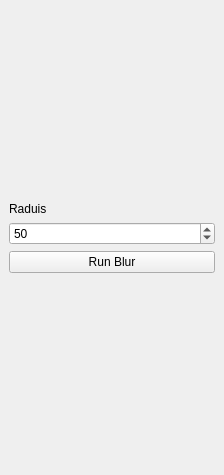
<?xml version="1.0" encoding="UTF-8"?>
<ui version="4.0">
 <class>BlurTests_panel</class>
 <widget class="QDockWidget" name="BlurTests_panel">
  <property name="geometry">
   <rect>
    <x>0</x>
    <y>0</y>
    <width>224</width>
    <height>475</height>
   </rect>
  </property>
  <property name="windowTitle">
   <string>Polygon Tests Controls</string>
  </property>
  <widget class="QWidget" name="dockWidgetContents">
   <layout class="QVBoxLayout" name="verticalLayout">
    <item>
     <spacer name="verticalSpacer">
      <property name="orientation">
       <enum>Qt::Vertical</enum>
      </property>
      <property name="sizeHint" stdset="0">
       <size>
        <width>20</width>
        <height>40</height>
       </size>
      </property>
     </spacer>
    </item>
    <item>
     <widget class="QLabel" name="label">
      <property name="sizePolicy">
       <sizepolicy hsizetype="Preferred" vsizetype="Fixed">
        <horstretch>0</horstretch>
        <verstretch>0</verstretch>
       </sizepolicy>
      </property>
      <property name="text">
       <string>Raduis</string>
      </property>
     </widget>
    </item>
    <item>
     <widget class="QSpinBox" name="spinBox_radius">
      <property name="sizePolicy">
       <sizepolicy hsizetype="Expanding" vsizetype="Fixed">
        <horstretch>0</horstretch>
        <verstretch>0</verstretch>
       </sizepolicy>
      </property>
      <property name="minimum">
       <number>10</number>
      </property>
      <property name="maximum">
       <number>999</number>
      </property>
      <property name="singleStep">
       <number>10</number>
      </property>
      <property name="value">
       <number>50</number>
      </property>
     </widget>
    </item>
    <item>
     <widget class="QPushButton" name="pushButton_runBlur">
      <property name="text">
       <string>Run Blur</string>
      </property>
     </widget>
    </item>
    <item>
     <spacer name="verticalSpacer_2">
      <property name="orientation">
       <enum>Qt::Vertical</enum>
      </property>
      <property name="sizeHint" stdset="0">
       <size>
        <width>20</width>
        <height>40</height>
       </size>
      </property>
     </spacer>
    </item>
   </layout>
  </widget>
 </widget>
 <resources/>
 <connections/>
</ui>
